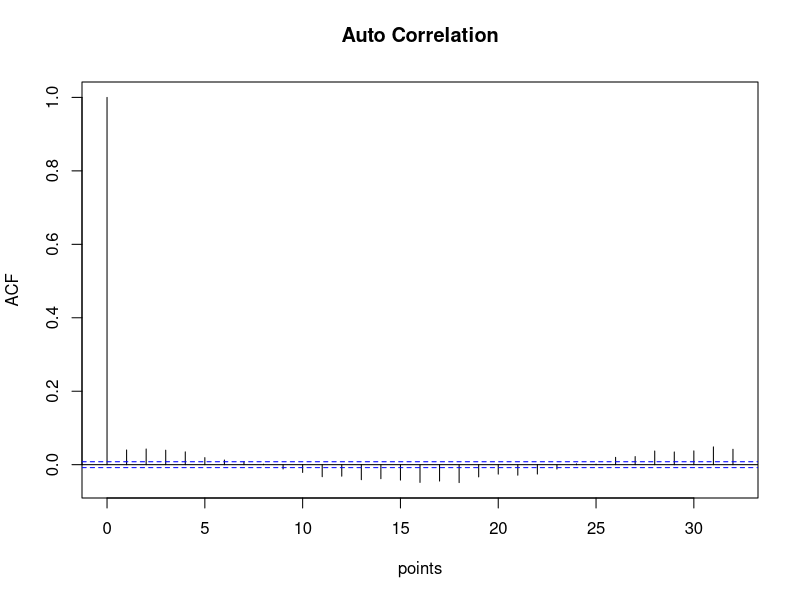
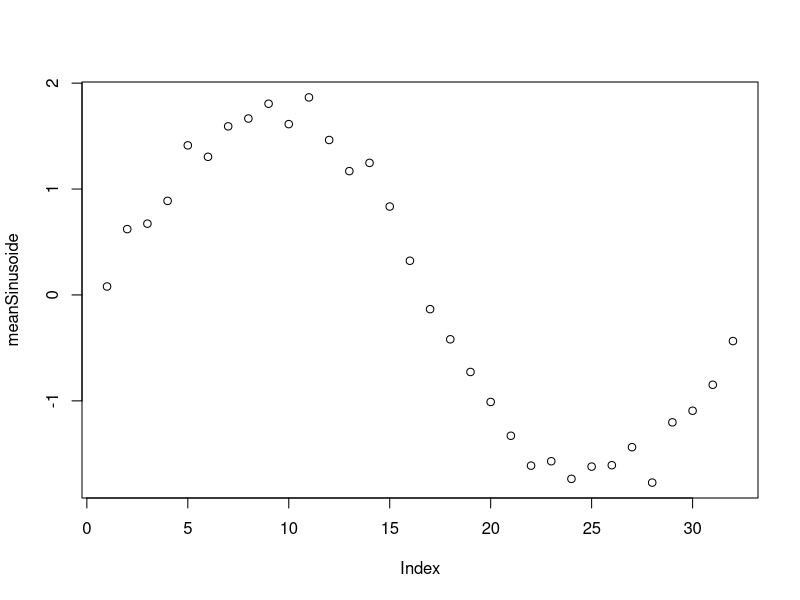
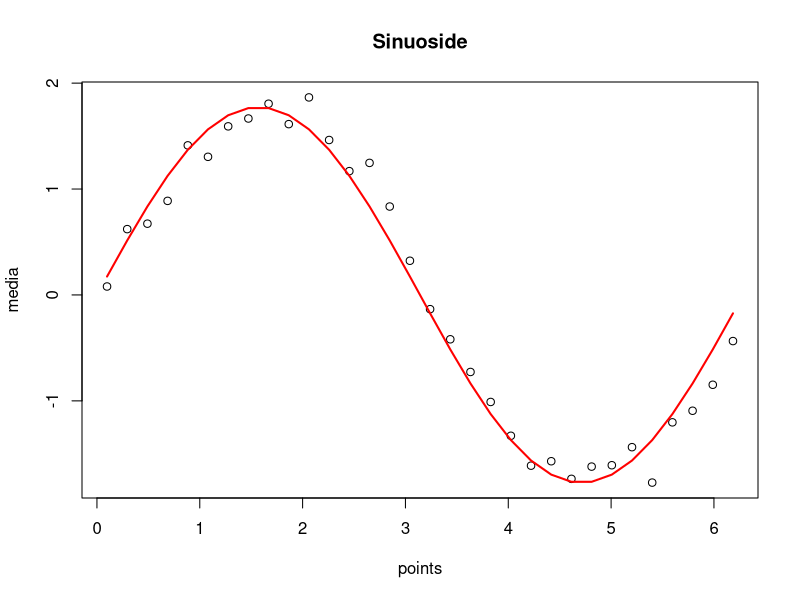

These figures' R source, in order:
dataSet<-read.csv("./sestari.csv")
#dataSet<-read.csv("~/Google Drive/SimulationPE/NEW/P1/output/sestari.csv")


#tempo
tempo = 3

# so che la media della sinusoide e' zero, e che la media di Z e' zero, allora la media della Logistica e'
meanDataSet = mean(dataSet$x);

#rimuovo la media di Y dal dataset
datasetSinusoide =dataSet$x - meanDataSet

#Uso la funzione di auto correlazione per scoprire la quantita di points della sinusoide
acf(x=datasetSinusoide,lag.max=32,xlab = "points",ylab = "ACF", type="correlation", main = "Auto Correlation" ,plot = TRUE)

# com acf so che la sinusoide ne ha 32 points
sinusoidePoints = 32

#ritorna la quantita di sinusoide nel dataset
sinusoideCount = (length(datasetSinusoide) /sinusoidePoints )

#frequenza della sinusoide
sinusoideFrequenza = sinusoideCount / tempo


#creo una matrix per mettere tutte le sinusoidi
v = matrix(ncol = sinusoidePoints, nrow = sinusoideCount)
for (i in 1 : sinusoideCount) {
  dim1 = (sinusoidePoints * (i-1) + 1);
  dim2 = (sinusoidePoints * i);
  v[i,] =  datasetSinusoide[dim1 : dim2];
}



#extrago la media della sinusoide
meanSinusoide = double();
for (i in 1 : sinusoidePoints){
  meanSinusoide[i] = mean(v[,i]) ;
}
plot(meanSinusoide)


#crea una sequenza diagonale per rapresentare una sinuzione nella dimenzione della sinusoide
x <- seq(from=pi/sinusoidePoints ,to=2*pi, by=2*pi/sinusoidePoints);


#faccio la regressione trigonometrica, usando la funzione della sinusoide
m = nls(formula =meanSinusoide~value * sin(x), start = c(value=1))


#la media della sinuzione con quella della regressione
plot(x=x,y=meanSinusoide,main="Sinuoside",xlab = "points",ylab = "media");   
lines(x=x, y=m$m$predict(),col="red",lwd=2);

# il coefficiente della regrezzione rapresenta la ampiezzza della sinusoide
A  = summary(m)$coefficients[,1];

# rimuovo la sinusoide dal mio dataset
newDataSet = double();
for (i in 1:length(dataSet$x)){
  newDataSet[i] =  dataSet$x[i] - A*sin((2*pi) * (i/sinusoidePoints));
}

#Moments function
moment = function(x,order=1) {
  T = length(x)
  xtransform =  x-mean(x);
  m = xtransform^order
  mean(m);
}

#Kurtosis function
kurtosis = function(x) {
  kurt = moment(x,order=4)/(moment(x, order=2)^2);
  kurt;
}

#varianza e kurtosis del dataset senza la sinuzione
v = var(newDataSet)
k = kurtosis(newDataSet) -3

#calcolo della varianza Y
a = -24/5
b = 6 * v
c =-3*v^2 - (k-3) * v^2
t1 = (-b + sqrt(b^2 - 4*a*c)  )/(2*a)
t2 = (-b - sqrt(b^2 - 4*a*c)  )/(2*a)
sigma_z_1  = v -t1
sigma_z_2  = v -t2
vz =sqrt(sigma_z_1)

#calcolo della varianza z
sigma_y_1 = v -sigma_z_1;
sigma_y_2 = v -sigma_z_2;

s1 = ( sigma_y_1  * 3) / (pi^2) 
s2 = ( sigma_y_2 * 3) / (pi^2)
sy1 =sqrt(s1)
sy2 =sqrt(s2)


#viene stima lintervalo di confidenza
#numero di sample per ogni campione
numSamples =75
#di modo ad avere la sinusoide completa
dimSamples = (sinusoideCount / numSamples) * sinusoidePoints


## divido il numero il dataset in campioni
samples = c();
samplesSenzaSinusoide = c();
for (i in 1:numSamples){
  dim1 =  dimSamples * (i - 1) + 1;
  dim2 =  dimSamples *(i);
  samples[i]               = mean(dataSet$x[dim1 : dim2]);
}


##Stima con la sinuzionde
limit1 <- mean(samples) - (1.96 * sd(samples))/sqrt(numSamples);
limit2 <- mean(samples) + (1.96 * sd(samples))/sqrt(numSamples);

limit1;
mean(samples);
limit2;

#fine risultati
print("A")
print(A)
print("f")
print(sinusoideFrequenza)
print("u")
print(meanDataSet)
print("s Logistic")
print(sy1)
print(sy2)
print("v Gaussian")
print(vz)

print("Stima con Sinuzionide")
print("limit dow")
print(limit1);
print("mean")
print(mean(samples));
print("limit up");
print(limit2);

print("End");



